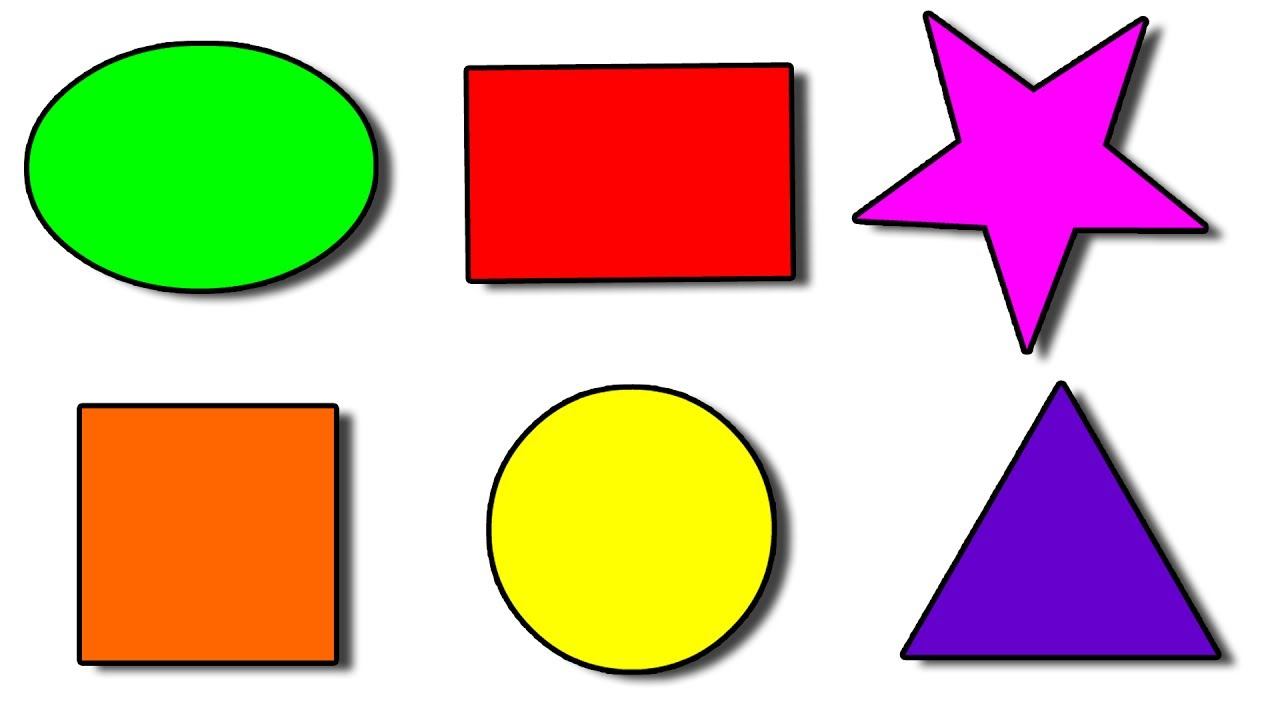
#> input picture contour_extraction/shapes.jpg, 1280 x 720 px
$ python contour_properties.py   (older library calls are emulated)
#> lines starting #> are read from the running program, lines starting #| are printed output that depends on the picture; after the words box and inside, x2 and y2 are one past the last pixel; in counts of white or black regions, pixels touching at a corner belong together; long printed decimals are rounded
import cv2
import numpy as np


img = cv2.imread('shapes.jpg', cv2.IMREAD_COLOR)
#> img is the input picture: shape (720, 1280, 3); mean B, G, R 167, 188.8, 215
im_copy = np.copy(img)
gray = cv2.cvtColor(img, cv2.COLOR_BGR2GRAY)
blur = cv2.GaussianBlur(gray, (3,3), 0)

ret, thresh = cv2.threshold(blur, 8, 250, cv2.THRESH_BINARY_INV)
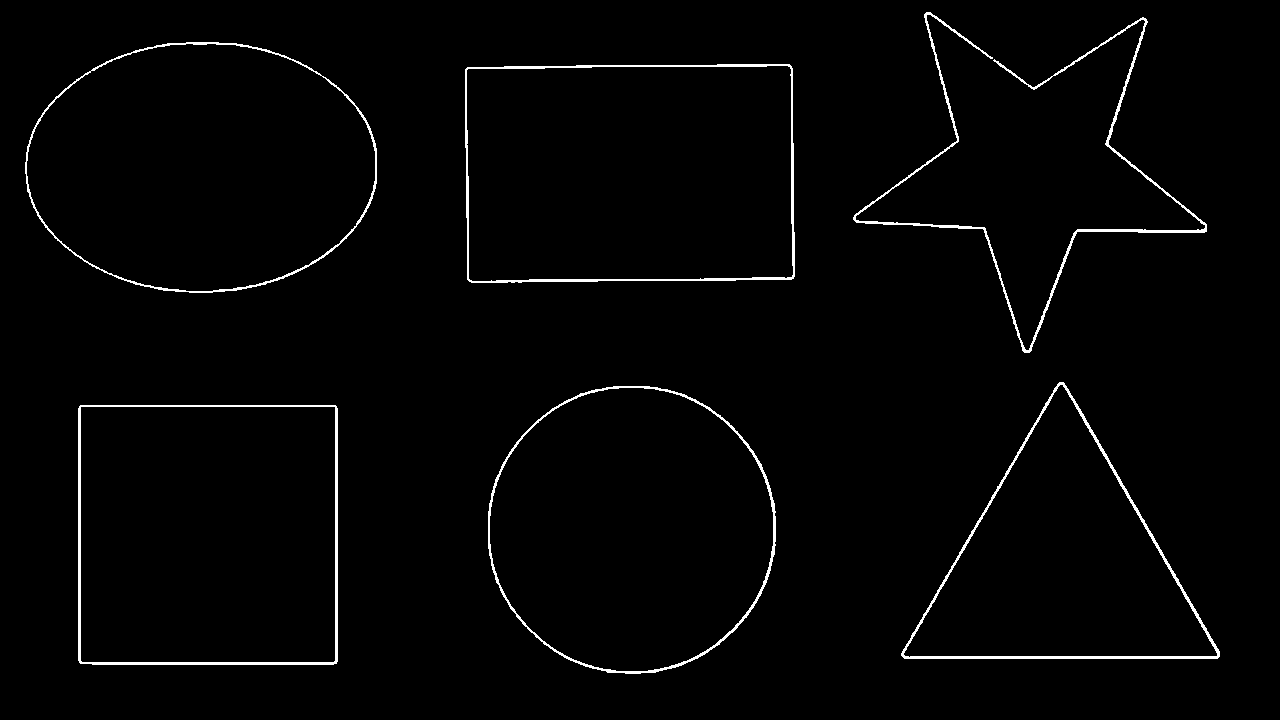
#> thresh: shape (720, 1280); values 0 (black) and 250 (white), 1.7% white in thin lines or dots, all inside (x1, y1, x2, y2) = (25, 12, 1220, 674)
cv2.imshow('thresh',thresh)

cont, contours, hierarchy = cv2.findContours(thresh, cv2.RETR_TREE, cv2.CHAIN_APPROX_SIMPLE)
#> contours = 11 contours; largest, box (x1, y1, x2, y2) and area: (465, 64, 795, 283) 70326, (25, 42, 377, 293) 69292, (466, 65, 794, 282) 68800, (26, 43, 376, 292) 68130, (78, 405, 338, 665) 67054

cv2.drawContours(img, contours, -1, (0,0,255), 3)
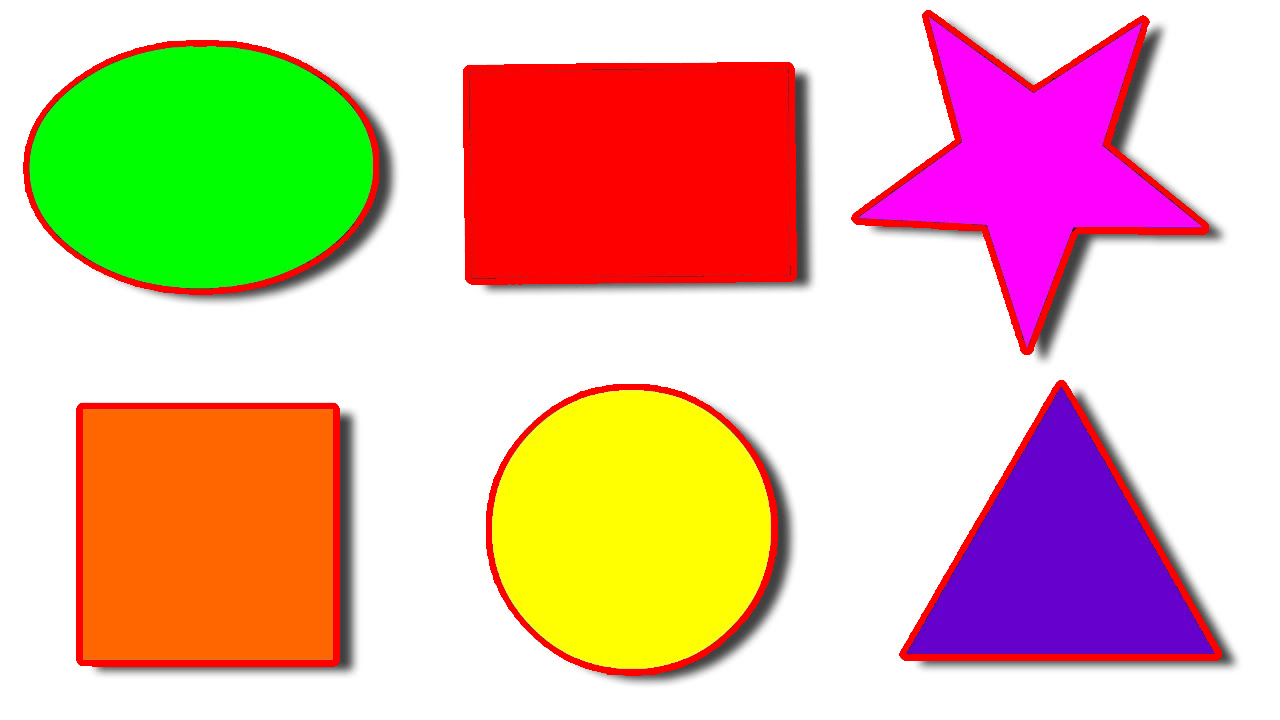
#> img: shape (720, 1280, 3); 4.24% of pixels changed, all inside (x1, y1, x2, y2) = (23, 10, 1222, 676)
cv2.imshow('contours', img)


## ---------------------------- contour properties -------------------------------

## counter[1] is orange square in the image
cnt = contours[1]
#> cnt = [[80, 407], [81, 406], [334, 406], [335, 407], [335, 660], [333, 662], [82, 662], [80, 660]]


## Moments
## useful for finding properties of contours like total intensity, centroid, info about its orientation
M = cv2.moments(cnt)
#> M = moments, m00 65275, centre m10/m00, m01/m00 = (207.5, 534)
print (M)
#> (printed output is left out)

## to extract useful info. need to perform operation
## centroid is given by: Cx = M10/M00 and Cy = M01/M00 i.e. centroid = (Cx, Cy)
## area = M00
## more info on wiki search cv2.moments
cx = int(M['m10']/ M['m00'])
#> cx = 207
cy = int(M['m01']/ M['m00'])
#> cy = 533
ar = int(M['m00'])
#> ar = 65275
print('centroid cx from moment is: {}'.format(cx))
#| centroid cx from moment is: 207
print('centroid cy from moment is: {}'.format(cy))
#| centroid cy from moment is: 533
print('area from moment is: {}]'.format(ar))
#| area from moment is: 65275]

## CONTOUR AREA
area = cv2.contourArea(cnt)
#> area = 65275
print('cv2.contourArea is: {}'.format(area))
#| cv2.contourArea is: 65275.0

## CONTOUR PERIMETER
perimtr = cv2.arcLength(cnt, closed = True)
#> perimtr = 1018.5
print('cv2.arcLength: {}'.format(perimtr))
#| cv2.arcLength: 1018.485

## CONTOUR APPROXIMATION
## estimates the contour to closest possible shape
## eg: suppose a contour doesn't give a perfect square,then it will estimate it to a perfect square
## epsilon = max distance from contour to approximated contour
## after defining epsilon apply the apprimation method
epsilon = 0.1*cv2.arcLength(cnt, closed=True)
#> epsilon = 101.8
## cv2.approxPolyDP(contour_index, epsilon, closed=True/False)
approx = cv2.approxPolyDP(cnt,epsilon, closed=True)
#> approx = [[80, 407], [334, 406], [335, 660], [82, 662]]
## now the approximated contour has altered dimension and hence appply cv2.drawcontour on the approximated
## contour to get perfect contour


## CHECKING THE CONVEXITY
## this func. returns True/False and tells if the curve is convex or not
## contours[10] == star in the image (not convex)
## contours[1] == square in the image (convex)
check = cv2.isContourConvex(contours[10])
#> check = False
print('Is star convex: {}'.format(check))
#| Is star convex: False
check = cv2.isContourConvex(contours[1])
#> check = True
print('Is square convex: {}'.format(check))
#| Is square convex: True

## CONVEX HULL
## it checks for convexity defects i.e. it corrects the bulged out curve
## hull returns list of points of the corrected contours and various parameter operation can be done.
## apply draw contours to see the result (here convex hull is applied to -- STAR)
hull = cv2.convexHull(contours[10])
#> hull = contour of 14 points, box (x1, y1, x2, y2) (853, 12, 1207, 353), area 83569
cv2.drawContours(im_copy, [hull], 0, (255,0,0), 2)
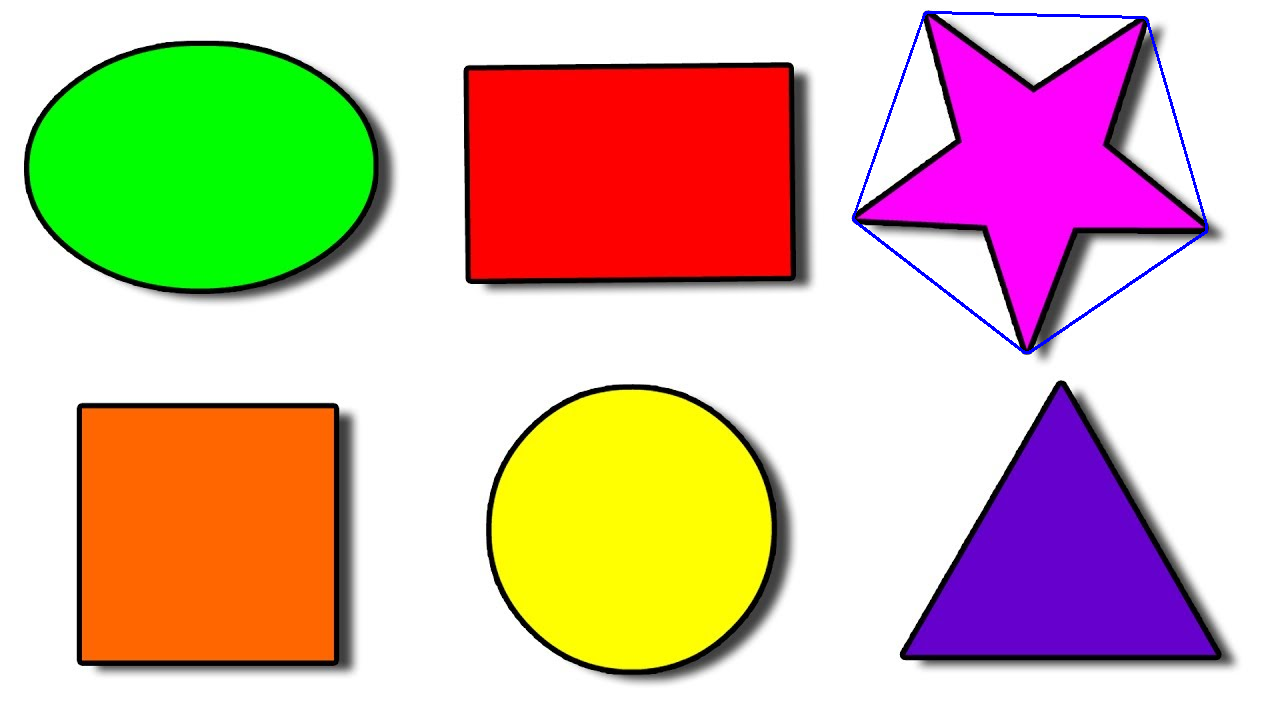
#> im_copy: shape (720, 1280, 3); 0.36% of pixels changed, all inside (x1, y1, x2, y2) = (852, 11, 1208, 354)
cv2.imshow('convexhull',im_copy)

## BOUNDING RECTANGLE
## two types of bounding rectangle
## straight obunding reectangle - doesnot consider the rotation of the object
## and hence the area of bounding rect. is not minimum
## x,y are top left corner of rect while w,h are width and height
x,y,w,h = cv2.boundingRect(contours[10])
#> x = 853; y = 12; w = 354; h = 341
cv2.rectangle(img, (x,y), (x+w,y+h), (0,255,255), 2)
##cv2.imshow('bounding_operation', img)

##rotated rectangle
## draws rect with minimum area (considers rotation of object)
## in img window, blue box around star = rotated and yellow = straight rectangle
rect = cv2.minAreaRect(contours[10])
#> rect = ((1030.5, 183.3), (337.7, 353.2), -88.66)
box = cv2.boxPoints(rect)
#> box = [[1203.1, 356.2], [849.9, 347.9], [857.9, 10.31], [1211, 18.6]]
box = np.int0(box)
#> box = [[1203, 356], [849, 347], [857, 10], [1210, 18]]
cv2.drawContours(img, [box], 0, (255,0,0), 2)
##cv2.imshow('bounding_operation', img)

## BOUNDING CIRCLE
## initially we find the circumcircle using minEnclosingCircle - returns center and radius
## then we extract centre and radius of circle to be drawn and the pass it to the cv2.circle
(x,y),radius = cv2.minEnclosingCircle(cnt)
#> x = 207.5; y = 533.5; radius = 179.6
center = (int(x), int(y))
#> center = (207, 533)
radius = int(radius)
#> radius = 179
cv2.circle(img, center, radius, (0,255,255), 2)
##cv2.imshow('bounding_operation', img)

## BOUNDING ELLIPSE
## contours[7] == rectangle (around which bounding ellipse is drawn)
ellipse = cv2.fitEllipse(contours[7])
#> ellipse = ((644.1, 175.5), (265.1, 427.6), 84.71)
cv2.ellipse(img, ellipse, (0,255,255), 2)
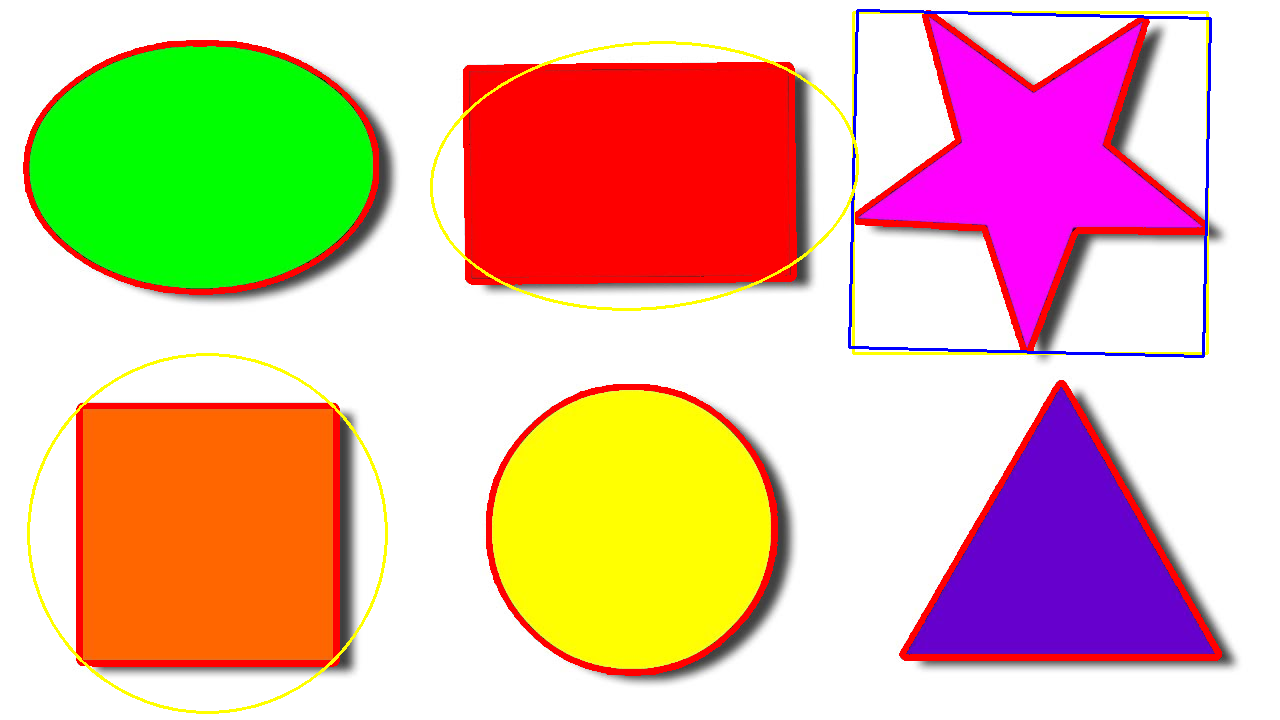
#> img: shape (720, 1280, 3); mean B, G, R 163.8, 187.1, 223.4
cv2.imshow('bounding_operation', img)
